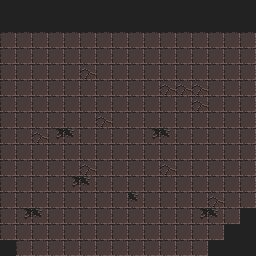

A level layout from a 2D game, rendered from its tile map. Below: a short description, then the map file with its tile-grid data intact:
An orthogonal 16x16 tile map with 16x16 px tiles, 1 tile layer (Floor), 8 hidden layers not drawn, 3 tilesets.

<map version="1.10" tiledversion="1.11.2" orientation="orthogonal" renderorder="right-down" width="16" height="16" tilewidth="16" tileheight="16" infinite="0" nextlayerid="11" nextobjectid="1">
 <editorsettings>
  <export target="donjon2_room2/donjon2_room2.csv" format="csv" />
 </editorsettings>
 <tileset firstgid="1" source="Tilesets/0x72_DungeonTilesetII_v1.7.tsx" />
 <tileset firstgid="1025" source="Tilesets/atlas_walls_high-16x32.tsx" />
 <tileset firstgid="1217" source="Tilesets/atlas_walls_low-16x16.tsx" />
 <layer id="1" name="Floor" width="16" height="16">
  <data encoding="csv">
1250,1250,1250,1250,1250,1250,1250,1250,1250,1250,1250,1250,1250,1250,1250,1250,
1250,1250,1250,1250,1250,1250,1250,1250,1250,1250,1250,1250,1250,1250,1250,1250,
130,130,130,130,130,130,130,130,130,130,130,130,130,130,130,130,
130,130,130,130,130,130,130,130,130,130,130,130,130,130,130,130,
130,130,130,130,130,131,130,130,130,130,130,130,130,130,130,130,
130,130,130,130,130,130,130,130,130,130,131,131,131,130,130,130,
130,130,130,130,130,130,130,130,130,130,130,130,131,130,130,130,
130,130,130,130,130,130,131,130,130,130,130,130,130,130,130,130,
130,130,131,194,195,130,130,130,130,194,195,130,130,130,130,130,
130,130,130,130,130,130,130,130,130,130,130,130,130,130,130,130,
130,130,130,130,130,131,130,130,130,130,131,130,130,130,130,130,
130,130,130,130,194,195,130,130,130,130,130,130,130,130,130,130,
130,130,130,130,130,130,130,130,195,130,130,130,130,131,130,130,
130,194,195,130,130,130,130,130,130,130,130,130,194,195,130,1250,
130,130,130,130,130,130,130,130,130,130,130,130,130,130,1250,1250,
1250,130,130,130,130,130,130,130,130,130,130,130,130,1250,1250,1250
</data>
 </layer>
 <layer id="6" name="Traps" width="16" height="16" visible="0">
  <data encoding="csv">
0,0,0,0,0,0,0,0,0,0,0,0,0,0,0,0,
0,0,0,0,0,0,0,0,0,0,0,0,0,0,0,0,
0,0,0,0,0,0,0,0,0,0,0,0,0,0,0,0,
0,0,0,0,0,0,0,0,0,0,0,0,0,0,0,0,
0,0,0,0,0,0,0,0,0,0,0,0,0,0,0,0,
0,0,0,0,0,0,0,0,0,0,0,0,0,0,0,0,
0,0,0,0,0,0,0,0,0,0,0,0,0,0,0,0,
0,0,0,0,0,0,0,0,0,0,0,0,0,0,0,0,
0,0,0,0,0,0,0,0,0,0,0,0,0,0,0,0,
0,0,0,0,0,0,0,0,0,0,0,0,0,0,0,0,
0,0,0,0,0,0,0,0,0,0,0,0,0,0,0,0,
0,0,0,0,0,0,0,0,0,0,0,0,0,0,0,0,
0,0,0,0,0,0,0,0,0,0,0,0,0,0,0,0,
0,0,0,0,0,0,0,0,0,0,0,0,0,0,0,0,
0,0,0,0,0,0,0,0,0,0,0,0,0,0,0,0,
0,0,0,0,0,0,0,0,0,0,0,0,0,0,0,0
</data>
 </layer>
 <layer id="2" name="Side_walls" width="16" height="16" visible="0">
  <data encoding="csv">
0,0,0,0,0,0,0,0,0,0,0,0,0,0,0,0,
0,0,0,0,0,0,0,0,0,0,0,0,0,0,0,0,
0,0,0,0,0,0,0,0,0,0,0,0,0,0,0,0,
1156,0,0,0,0,0,0,0,0,0,0,0,0,0,0,1105,
1156,0,0,0,0,0,0,0,0,0,0,0,0,0,0,1105,
1156,0,0,0,0,0,0,0,0,0,0,0,0,0,0,1105,
1156,0,0,0,0,0,0,0,0,0,0,0,0,0,0,1105,
0,0,0,0,0,0,0,0,0,0,0,0,0,0,0,1105,
0,0,0,0,0,0,0,0,0,0,0,0,0,0,0,1105,
1156,0,0,0,0,0,0,0,0,0,0,0,0,0,0,1105,
1156,0,0,0,0,0,0,0,0,0,0,0,0,0,0,1105,
1156,0,0,0,0,0,0,0,0,0,0,0,0,0,0,1105,
1156,0,0,0,0,0,0,0,0,0,0,0,0,0,1026,1105,
1156,0,0,0,0,0,0,0,0,0,0,0,0,1026,1050,0,
1156,0,0,0,0,0,0,0,0,0,0,0,0,1050,0,0,
0,0,0,0,0,0,0,0,0,0,0,0,0,0,0,0
</data>
 </layer>
 <layer id="3" name="Side_doors" width="16" height="16" visible="0">
  <data encoding="csv">
0,0,0,0,0,0,0,0,0,0,0,0,0,0,0,0,
0,0,0,0,0,0,0,0,0,0,0,0,0,0,0,0,
0,0,0,0,0,0,0,0,0,0,0,0,0,0,0,0,
0,0,0,0,0,0,0,0,0,0,0,0,0,0,0,0,
0,0,0,0,0,0,0,0,0,0,0,0,0,0,0,0,
0,0,0,0,0,0,0,0,0,0,0,0,0,0,0,0,
1124,0,0,0,0,0,0,0,0,0,0,0,0,0,0,0,
1148,0,0,0,0,0,0,0,0,0,0,0,0,0,0,0,
1028,0,0,0,0,0,0,0,0,0,0,0,0,0,0,0,
1052,0,0,0,0,0,0,0,0,0,0,0,0,0,0,0,
0,0,0,0,0,0,0,0,0,0,0,0,0,0,0,0,
0,0,0,0,0,0,0,0,0,0,0,0,0,0,0,0,
0,0,0,0,0,0,0,0,0,0,0,0,0,0,0,0,
0,0,0,0,0,0,0,0,0,0,0,0,0,0,0,0,
0,0,0,0,0,0,0,0,0,0,0,0,0,0,0,0,
0,0,0,0,0,0,0,0,0,0,0,0,0,0,0,0
</data>
 </layer>
 <layer id="4" name="Front_walls" width="16" height="16" visible="0">
  <data encoding="csv">
0,0,0,0,0,0,0,0,0,0,0,0,0,0,0,0,
1127,1178,1178,1178,1178,1178,1178,1178,1178,1178,1178,1178,1178,1178,1178,1126,
1151,1202,1202,1202,1202,1202,1202,1202,1202,1202,1202,1202,1202,1202,1202,1150,
0,0,0,0,0,0,0,0,0,0,0,0,0,0,0,0,
0,0,0,0,0,0,0,0,0,0,0,0,0,0,0,0,
0,0,0,0,0,0,0,0,0,0,0,0,0,0,0,0,
0,0,0,0,0,0,0,0,0,0,0,0,0,0,0,0,
0,0,0,0,0,0,0,0,0,0,0,0,0,0,0,0,
0,0,0,0,0,0,0,0,0,0,0,0,0,0,0,0,
0,0,0,0,0,0,0,0,0,0,0,0,0,0,0,0,
0,0,0,0,0,0,0,0,0,0,0,0,0,0,0,0,
0,0,0,0,0,0,0,0,0,0,0,0,0,0,0,0,
0,0,0,0,0,0,0,0,0,0,0,0,0,0,0,1124,
0,0,0,0,0,0,0,0,0,0,0,0,0,0,1124,1148,
1122,1178,1178,1178,1178,1178,1178,1178,1178,1178,1178,1178,1178,1124,1148,0,
1146,1202,1202,1202,1202,1202,1202,1202,1202,1202,1202,1202,1202,1148,0,0
</data>
 </layer>
 <layer id="5" name="Front_doors" width="16" height="16" visible="0">
  <data encoding="csv">
0,0,0,0,0,0,1161,1162,1163,1164,0,0,0,0,0,0,
0,0,0,0,0,0,1185,1186,1187,1188,0,0,0,0,0,0,
0,0,0,0,0,0,1209,1210,1211,1212,0,0,0,0,0,0,
0,0,0,0,0,0,0,0,0,0,0,0,0,0,0,0,
0,0,0,0,0,0,0,0,0,0,0,0,0,0,0,0,
0,0,0,0,0,0,0,0,0,0,0,0,0,0,0,0,
0,0,0,0,0,0,0,0,0,0,0,0,0,0,0,0,
0,0,0,0,0,0,0,0,0,0,0,0,0,0,0,0,
0,0,0,0,0,0,0,0,0,0,0,0,0,0,0,0,
0,0,0,0,0,0,0,0,0,0,0,0,0,0,0,0,
0,0,0,0,0,0,0,0,0,0,0,0,0,0,0,0,
0,0,0,0,0,0,0,0,0,0,0,0,0,0,0,0,
0,0,0,0,0,0,0,0,0,0,0,0,0,0,0,0,
0,0,0,0,0,0,0,0,0,0,0,0,0,0,0,0,
0,0,0,0,0,0,0,0,0,0,0,0,0,0,0,0,
0,0,0,0,0,0,0,0,0,0,0,0,0,0,0,0
</data>
 </layer>
 <layer id="7" name="Decorations" width="16" height="16" visible="0">
  <data encoding="csv">
0,0,0,0,0,0,0,0,0,0,0,0,0,0,0,0,
0,0,0,1110,0,0,0,0,0,0,0,0,1110,0,0,0,
0,67,0,0,0,67,0,0,0,0,67,0,0,0,67,0,
0,0,0,0,0,0,0,0,0,0,0,0,0,0,0,0,
0,0,0,0,0,0,0,0,0,0,0,0,0,0,0,0,
0,0,0,0,0,0,0,0,0,0,0,0,0,0,0,0,
0,0,0,0,0,0,0,0,0,0,0,0,0,0,0,0,
0,0,0,0,0,0,0,0,0,0,0,0,0,0,0,0,
0,0,0,0,0,0,0,0,0,0,0,0,0,0,0,0,
0,0,0,0,0,0,0,0,0,0,0,0,0,0,0,0,
0,0,0,0,0,0,0,0,0,0,0,0,0,0,0,0,
0,0,0,0,0,0,0,0,0,0,0,0,0,0,0,0,
0,0,0,0,0,0,0,0,0,0,0,0,0,0,0,0,
0,0,0,0,0,0,0,0,0,0,0,0,0,0,0,0,
0,0,0,0,0,0,0,0,0,0,0,0,0,0,0,0,
0,0,0,0,0,0,0,0,0,0,0,0,0,0,0,0
</data>
 </layer>
 <layer id="8" name="Pillar" width="16" height="16" visible="0">
  <data encoding="csv">
0,0,0,0,0,0,0,0,0,0,0,0,0,0,0,0,
0,0,0,0,0,0,0,0,0,0,0,0,0,0,0,0,
0,0,0,0,0,0,0,0,0,0,0,0,0,0,0,0,
0,0,0,0,1160,0,0,0,0,0,0,1160,0,0,0,0,
0,0,1160,0,1184,0,0,0,0,0,0,1184,0,0,0,0,
0,0,1184,0,1208,0,0,0,0,0,0,1208,0,0,0,0,
0,0,1208,0,0,0,0,0,0,0,0,0,0,0,0,0,
0,0,0,0,0,0,0,0,0,0,0,0,0,0,0,0,
0,0,0,0,0,0,0,0,0,0,0,1160,0,0,0,0,
0,0,0,0,0,0,0,0,0,0,0,1184,0,0,0,0,
0,0,1160,0,0,0,0,0,1160,0,0,1208,0,0,0,0,
0,0,1184,0,0,0,0,0,1184,0,0,0,0,0,0,0,
0,0,1208,0,0,0,0,0,1208,0,0,0,0,0,0,0,
0,0,0,0,0,0,0,0,0,0,0,0,0,0,0,0,
0,0,0,0,0,0,0,0,0,0,0,0,0,0,0,0,
0,0,0,0,0,0,0,0,0,0,0,0,0,0,0,0
</data>
 </layer>
 <layer id="10" name="Collisions" width="16" height="16" visible="0">
  <data encoding="csv">
0,0,0,0,0,0,0,0,0,0,0,0,0,0,0,0,
0,0,0,0,0,0,386,386,386,386,386,0,0,0,0,0,
386,386,386,386,386,386,386,120,120,386,386,386,386,386,386,386,
386,0,0,0,0,0,0,691,0,0,0,0,0,0,0,386,
386,0,0,0,0,0,0,0,0,0,0,0,0,0,0,386,
386,0,0,0,386,0,0,0,0,0,0,386,0,0,0,386,
386,0,386,0,0,0,0,0,0,0,0,0,0,0,0,386,
386,0,0,0,0,0,0,0,0,0,0,0,0,0,0,386,
152,693,0,0,0,0,0,0,0,0,0,0,0,0,0,386,
152,0,0,0,0,0,0,0,0,0,0,0,0,0,0,386,
386,0,0,0,0,0,0,0,0,0,0,386,0,0,0,386,
386,0,0,0,0,0,0,0,0,0,0,0,0,0,0,386,
386,0,386,0,0,0,0,0,386,0,0,0,0,0,0,386,
386,0,0,0,0,0,0,0,0,0,0,0,0,0,0,386,
386,0,0,0,0,0,0,0,0,0,0,0,0,0,386,386,
386,0,0,0,0,0,0,0,0,0,0,0,0,386,386,0
</data>
 </layer>
</map>
